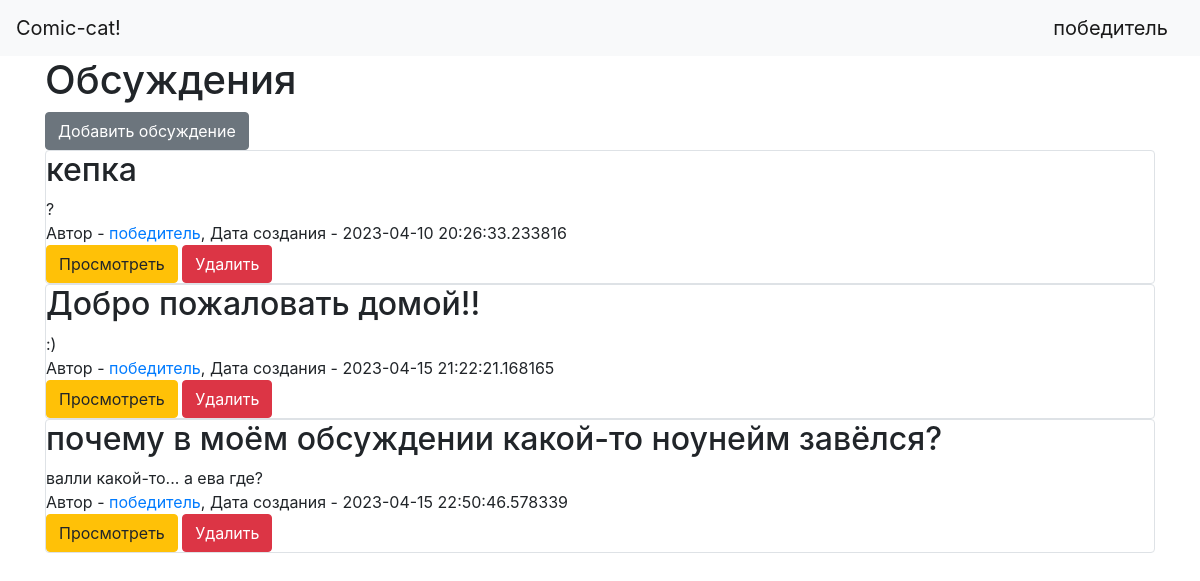
The page / (signed in) on the database its author committed.
### data/users.py (models this page shows, shortened)
class User(SqlAlchemyBase, UserMixin, SerializerMixin):
    __tablename__ = 'users'
    id = sqlalchemy.Column(sqlalchemy.Integer,
                           primary_key=True, autoincrement=True)
    name = sqlalchemy.Column(sqlalchemy.String, nullable=True)
    about = sqlalchemy.Column(sqlalchemy.String, nullable=True)
    email = sqlalchemy.Column(sqlalchemy.String,
                              index=True, unique=True, nullable=True)
    hashed_password = sqlalchemy.Column(sqlalchemy.String, nullable=True)
    created_date = sqlalchemy.Column(sqlalchemy.DateTime,
                                     default=datetime.datetime.now)
    favorites = sqlalchemy.Column(sqlalchemy.String, nullable=True)
    comics = sqlalchemy.Column(sqlalchemy.String, nullable=True)
    discussions = orm.relationship("Discussions", back_populates='user')
    posts = orm.relationship("Posts", back_populates='user')

### data/discussions.py (models this page shows)
class Discussions(SqlAlchemyBase, SerializerMixin):
    __tablename__ = 'discussions'
    id = sqlalchemy.Column(sqlalchemy.Integer,
                           primary_key=True, autoincrement=True)
    title = sqlalchemy.Column(sqlalchemy.String, nullable=True)
    content = sqlalchemy.Column(sqlalchemy.String, nullable=True)
    created_date = sqlalchemy.Column(sqlalchemy.DateTime,
                                     default=datetime.datetime.now)
    is_published = sqlalchemy.Column(sqlalchemy.Boolean, default=True)
    user_id = sqlalchemy.Column(sqlalchemy.Integer,
                                sqlalchemy.ForeignKey("users.id"))
    user = orm.relationship('User')
    categories = orm.relationship("Category",
                                  secondary="association",
                                  backref="news")
    posts = orm.relationship("Posts", back_populates='discussion')

### main.py (the view)
@app.route("/")
def index():
    db_sess = db_session.create_session()
    discs = db_sess.query(Discussions)
    return render_template("discussions.html", discs=discs)

### data/db_session.py (called while the page is built)
def create_session() -> Session:
    global __factory
    return __factory()

### main.py (called while the page is built)
@login_manager.user_loader
def load_user(user_id):
    db_sess = db_session.create_session()
    return db_sess.query(User).get(user_id)

### templates/discussions.html
{% extends "base.html" %}
{% block content %}
<h1>Обсуждения</h1>
{% if current_user.is_authenticated %}
    <a href="discs" class="btn btn-secondary">Добавить обсуждение</a>
{% endif %}
{% for item in discs%}
<div class="col-md6 border rounded">
    <h2>{{item.title}}</h2>
    <div>
        {{item.content}}
    </div>
    <div>
        Автор - <a href="/users/{{ item.user.id }}"> {{item.user.name}}</a>, Дата создания - {{item.created_date}}
    </div>
    <div>
        <a href="/discussions/{{ item.id }}" class="btn btn-warning">
            Просмотреть
        </a>
        {% if current_user.is_authenticated and current_user == item.user %}
        <a href="/disc_delete/{{ item.id }}" class="btn btn-danger">
            Удалить
        </a>
        {% endif %}
    </div>
</div>
{% endfor %}
{% endblock %}

### templates/base.html (shortened to what this page needs)
<!doctype html>
<html lang="en">
<head>
    <link rel="stylesheet"
          href="https://stackpath.bootstrapcdn.com/bootstrap/4.4.1/css/bootstrap.min.css"
>
</head>
<body>
<header>
    <nav class="navbar navbar-light bg-light">
        <a class="navbar-brand" href="/">Comic-cat!</a>
        {% if current_user.is_authenticated %}
            <a class="navbar-brand" href="/logout">{{ current_user.name }}</a>
        {% else %}
            <p>
                <a class="btn btn-primary " href="/register">Зарегистрироваться</a>
                <a class="btn btn-success" href="/login">Войти</a>
            </p>
        {% endif %}
    </nav>
</header>
<main role="main" class="container">
    {% block content %}{% endblock %}
</main>
</body>
</html>

### rows shown on the page
User: name "победитель"
Discussions: title "кепка", content "?", user.name "победитель", created_date "2023-04-10 20:26:33.233816"
Discussions: title "Добро пожаловать домой!!", content ":)", user.name "победитель", created_date "2023-04-15 21:22:21.168165"
Discussions: title "почему в моём обсуждении какой-то ноунейм завёлся?", content "валли какой-то... а ева где?", user.name "победитель", created_date "2023-04-15 22:50:46.578339"
